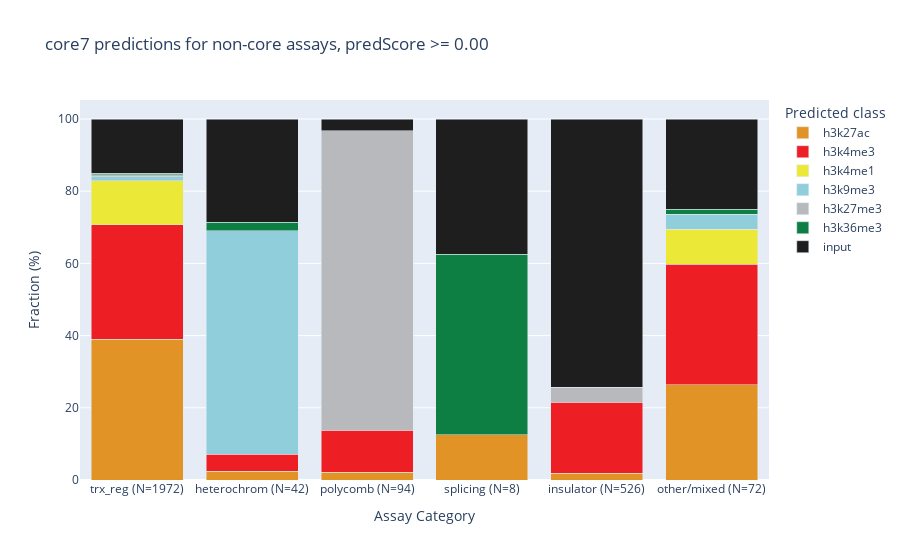
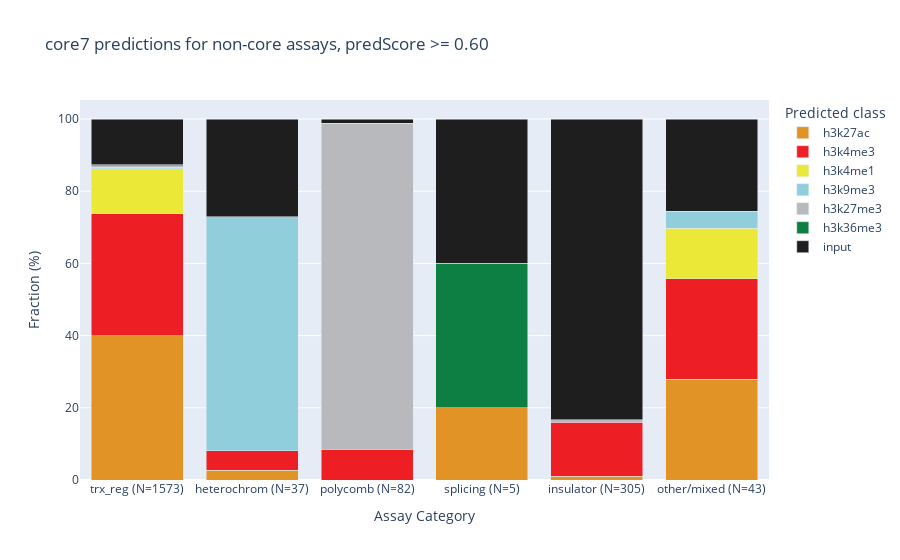
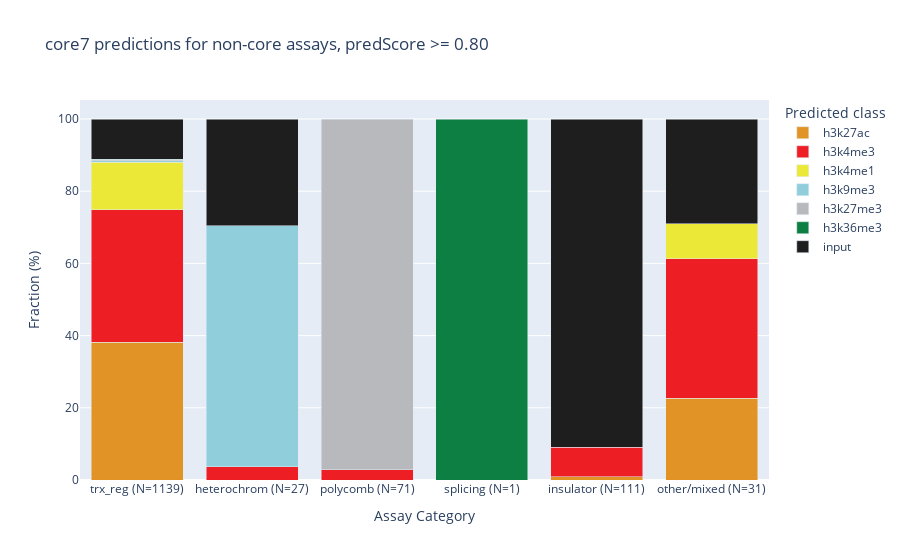

Notebook source saved alongside these figures, in order:
### Code cell
fig_dir = section_fig_dir / "stacked_bar_X_assay_category"
fig_dir.mkdir(parents=False, exist_ok=True)

assay_categories_order = [
    "trx_reg",
    "heterochrom",
    "polycomb",
    "splicing",
    "insulator",
    "other/mixed",
]

for min_pred in [0, 0.6, 0.8]:
    sub_df = df[df["Max pred"] >= min_pred]
    groupby = (
        sub_df.groupby(["assay_category", "Predicted class"])
        .size()
        .reset_index(name="Count")
        .sort_values(by=["assay_category", "Count"], ascending=[True, False])
    )
    groupby["Percentage"] = groupby.groupby("assay_category")["Count"].transform(
        lambda x: (x / x.sum()) * 100
    )

    # Add order for plotting
    groupby["assay_order"] = groupby["Predicted class"].map(assay_epiclass_order)
    groupby = groupby.sort_values(
        by=["assay_category", "assay_order"], ascending=[False, True]
    )

    # Main plot
    fig = px.bar(
        groupby,
        x="assay_category",
        y="Percentage",
        color="Predicted class",
        barmode="stack",
        category_orders={"assay_category": assay_categories_order},
        color_discrete_map=assay_colors,
        title=f"core7 predictions for non-core assays, predScore >= {min_pred:.2f}",
        labels={"Percentage": "Fraction (%)", "assay_category": "Assay Category"},
    )

    # Modify x-axis labels
    total_counts = groupby.groupby("assay_category")["Count"].sum()

    ticktext = [
        f"{assay_category} (N={total_counts[assay_category]})"
        for assay_category in assay_categories_order
    ]
    fig.update_xaxes(tickvals=assay_categories_order, ticktext=ticktext)

    # Save and display
    figname = f"histogram_encode_non-core_assay_epiclass_minPred{min_pred:.2f}"
    fig.write_html(fig_dir / f"{figname}.html")
    fig.write_image(fig_dir / f"{figname}.png")
    fig.write_image(fig_dir / f"{figname}.svg")
    fig.show()

### Figure 1 — Plotly figure (JSON) as saved in the notebook; plotly's stock layout.template omitted (floating-point values rounded to 4 significant figures)
{"data": [{"alignmentgroup": "True", "hovertemplate": "Predicted class=h3k27ac<br>Assay Category=%{x}<br>Fraction (%)=%{y}<extra></extra>", "legendgroup": "h3k27ac", "marker": {"color": "rgb(225,148,37)", "pattern": {"shape": ""}}, "name": "h3k27ac", "offsetgroup": "h3k27ac", "orientation": "v", "showlegend": true, "textposition": "auto", "type": "bar", "x": ["trx_reg", "splicing", "polycomb", "other/mixed", "insulator", "heterochrom"], "xaxis": "x", "y": [39.05, 12.5, 2.128, 26.39, 1.901, 2.381], "yaxis": "y"}, {"alignmentgroup": "True", "hovertemplate": "Predicted class=h3k4me3<br>Assay Category=%{x}<br>Fraction (%)=%{y}<extra></extra>", "legendgroup": "h3k4me3", "marker": {"color": "rgb(238,30,37)", "pattern": {"shape": ""}}, "name": "h3k4me3", "offsetgroup": "h3k4me3", "orientation": "v", "showlegend": true, "textposition": "auto", "type": "bar", "x": ["trx_reg", "polycomb", "other/mixed", "insulator", "heterochrom"], "xaxis": "x", "y": [31.64, 11.7, 33.33, 19.58, 4.762], "yaxis": "y"}, {"alignmentgroup": "True", "hovertemplate": "Predicted class=h3k4me1<br>Assay Category=%{x}<br>Fraction (%)=%{y}<extra></extra>", "legendgroup": "h3k4me1", "marker": {"color": "rgb(236,232,56)", "pattern": {"shape": ""}}, "name": "h3k4me1", "offsetgroup": "h3k4me1", "orientation": "v", "showlegend": true, "textposition": "auto", "type": "bar", "x": ["trx_reg", "other/mixed"], "xaxis": "x", "y": [12.22, 9.722], "yaxis": "y"}, {"alignmentgroup": "True", "hovertemplate": "Predicted class=h3k9me3<br>Assay Category=%{x}<br>Fraction (%)=%{y}<extra></extra>", "legendgroup": "h3k9me3", "marker": {"color": "rgb(144,206,219)", "pattern": {"shape": ""}}, "name": "h3k9me3", "offsetgroup": "h3k9me3", "orientation": "v", "showlegend": true, "textposition": "auto", "type": "bar", "x": ["trx_reg", "other/mixed", "heterochrom"], "xaxis": "x", "y": [1.065, 4.167, 61.9], "yaxis": "y"}, {"alignmentgroup": "True", "hovertemplate": "Predicted class=h3k27me3<br>Assay Category=%{x}<br>Fraction (%)=%{y}<extra></extra>", "legendgroup": "h3k27me3", "marker": {"color": "rgb(184,185,189)", "pattern": {"shape": ""}}, "name": "h3k27me3", "offsetgroup": "h3k27me3", "orientation": "v", "showlegend": true, "textposition": "auto", "type": "bar", "x": ["trx_reg", "polycomb", "insulator"], "xaxis": "x", "y": [0.5578, 82.98, 4.183], "yaxis": "y"}, {"alignmentgroup": "True", "hovertemplate": "Predicted class=h3k36me3<br>Assay Category=%{x}<br>Fraction (%)=%{y}<extra></extra>", "legendgroup": "h3k36me3", "marker": {"color": "rgb(13,127,66)", "pattern": {"shape": ""}}, "name": "h3k36me3", "offsetgroup": "h3k36me3", "orientation": "v", "showlegend": true, "textposition": "auto", "type": "bar", "x": ["trx_reg", "splicing", "other/mixed", "heterochrom"], "xaxis": "x", "y": [0.4564, 50, 1.389, 2.381], "yaxis": "y"}, {"alignmentgroup": "True", "hovertemplate": "Predicted class=input<br>Assay Category=%{x}<br>Fraction (%)=%{y}<extra></extra>", "legendgroup": "input", "marker": {"color": "rgb(30,30,30)", "pattern": {"shape": ""}}, "name": "input", "offsetgroup": "input", "orientation": "v", "showlegend": true, "textposition": "auto", "type": "bar", "x": ["trx_reg", "splicing", "polycomb", "other/mixed", "insulator", "heterochrom"], "xaxis": "x", "y": [15.01, 37.5, 3.191, 25, 74.33, 28.57], "yaxis": "y"}], "layout": {"barmode": "stack", "legend": {"title": {"text": "Predicted class"}, "tracegroupgap": 0}, "title": {"text": "core7 predictions for non-core assays, predScore >= 0.00"}, "xaxis": {"anchor": "y", "categoryarray": ["trx_reg", "heterochrom", "polycomb", "splicing", "insulator", "other/mixed"], "categoryorder": "array", "domain": [0, 1], "ticktext": ["trx_reg (N=1972)", "heterochrom (N=42)", "polycomb (N=94)", "splicing (N=8)", "insulator (N=526)", "other/mixed (N=72)"], "tickvals": ["trx_reg", "heterochrom", "polycomb", "splicing", "insulator", "other/mixed"], "title": {"text": "Assay Category"}}, "yaxis": {"anchor": "x", "domain": [0, 1], "title": {"text": "Fraction (%)"}}}}

### Figure 2 — Plotly figure (JSON) as saved in the notebook; plotly's stock layout.template omitted (floating-point values rounded to 4 significant figures)
{"data": [{"alignmentgroup": "True", "hovertemplate": "Predicted class=h3k27ac<br>Assay Category=%{x}<br>Fraction (%)=%{y}<extra></extra>", "legendgroup": "h3k27ac", "marker": {"color": "rgb(225,148,37)", "pattern": {"shape": ""}}, "name": "h3k27ac", "offsetgroup": "h3k27ac", "orientation": "v", "showlegend": true, "textposition": "auto", "type": "bar", "x": ["trx_reg", "splicing", "other/mixed", "insulator", "heterochrom"], "xaxis": "x", "y": [39.92, 20, 27.91, 0.9836, 2.703], "yaxis": "y"}, {"alignmentgroup": "True", "hovertemplate": "Predicted class=h3k4me3<br>Assay Category=%{x}<br>Fraction (%)=%{y}<extra></extra>", "legendgroup": "h3k4me3", "marker": {"color": "rgb(238,30,37)", "pattern": {"shape": ""}}, "name": "h3k4me3", "offsetgroup": "h3k4me3", "orientation": "v", "showlegend": true, "textposition": "auto", "type": "bar", "x": ["trx_reg", "polycomb", "other/mixed", "insulator", "heterochrom"], "xaxis": "x", "y": [33.88, 8.537, 27.91, 15.08, 5.405], "yaxis": "y"}, {"alignmentgroup": "True", "hovertemplate": "Predicted class=h3k4me1<br>Assay Category=%{x}<br>Fraction (%)=%{y}<extra></extra>", "legendgroup": "h3k4me1", "marker": {"color": "rgb(236,232,56)", "pattern": {"shape": ""}}, "name": "h3k4me1", "offsetgroup": "h3k4me1", "orientation": "v", "showlegend": true, "textposition": "auto", "type": "bar", "x": ["trx_reg", "other/mixed"], "xaxis": "x", "y": [12.4, 13.95], "yaxis": "y"}, {"alignmentgroup": "True", "hovertemplate": "Predicted class=h3k9me3<br>Assay Category=%{x}<br>Fraction (%)=%{y}<extra></extra>", "legendgroup": "h3k9me3", "marker": {"color": "rgb(144,206,219)", "pattern": {"shape": ""}}, "name": "h3k9me3", "offsetgroup": "h3k9me3", "orientation": "v", "showlegend": true, "textposition": "auto", "type": "bar", "x": ["trx_reg", "other/mixed", "heterochrom"], "xaxis": "x", "y": [0.445, 4.651, 64.86], "yaxis": "y"}, {"alignmentgroup": "True", "hovertemplate": "Predicted class=h3k27me3<br>Assay Category=%{x}<br>Fraction (%)=%{y}<extra></extra>", "legendgroup": "h3k27me3", "marker": {"color": "rgb(184,185,189)", "pattern": {"shape": ""}}, "name": "h3k27me3", "offsetgroup": "h3k27me3", "orientation": "v", "showlegend": true, "textposition": "auto", "type": "bar", "x": ["trx_reg", "polycomb", "insulator"], "xaxis": "x", "y": [0.3814, 90.24, 0.6557], "yaxis": "y"}, {"alignmentgroup": "True", "hovertemplate": "Predicted class=h3k36me3<br>Assay Category=%{x}<br>Fraction (%)=%{y}<extra></extra>", "legendgroup": "h3k36me3", "marker": {"color": "rgb(13,127,66)", "pattern": {"shape": ""}}, "name": "h3k36me3", "offsetgroup": "h3k36me3", "orientation": "v", "showlegend": true, "textposition": "auto", "type": "bar", "x": ["trx_reg", "splicing"], "xaxis": "x", "y": [0.2543, 40], "yaxis": "y"}, {"alignmentgroup": "True", "hovertemplate": "Predicted class=input<br>Assay Category=%{x}<br>Fraction (%)=%{y}<extra></extra>", "legendgroup": "input", "marker": {"color": "rgb(30,30,30)", "pattern": {"shape": ""}}, "name": "input", "offsetgroup": "input", "orientation": "v", "showlegend": true, "textposition": "auto", "type": "bar", "x": ["trx_reg", "splicing", "polycomb", "other/mixed", "insulator", "heterochrom"], "xaxis": "x", "y": [12.71, 40, 1.22, 25.58, 83.28, 27.03], "yaxis": "y"}], "layout": {"barmode": "stack", "legend": {"title": {"text": "Predicted class"}, "tracegroupgap": 0}, "title": {"text": "core7 predictions for non-core assays, predScore >= 0.60"}, "xaxis": {"anchor": "y", "categoryarray": ["trx_reg", "heterochrom", "polycomb", "splicing", "insulator", "other/mixed"], "categoryorder": "array", "domain": [0, 1], "ticktext": ["trx_reg (N=1573)", "heterochrom (N=37)", "polycomb (N=82)", "splicing (N=5)", "insulator (N=305)", "other/mixed (N=43)"], "tickvals": ["trx_reg", "heterochrom", "polycomb", "splicing", "insulator", "other/mixed"], "title": {"text": "Assay Category"}}, "yaxis": {"anchor": "x", "domain": [0, 1], "title": {"text": "Fraction (%)"}}}}

### Figure 3 — Plotly figure (JSON) as saved in the notebook; plotly's stock layout.template omitted (floating-point values rounded to 4 significant figures)
{"data": [{"alignmentgroup": "True", "hovertemplate": "Predicted class=h3k27ac<br>Assay Category=%{x}<br>Fraction (%)=%{y}<extra></extra>", "legendgroup": "h3k27ac", "marker": {"color": "rgb(225,148,37)", "pattern": {"shape": ""}}, "name": "h3k27ac", "offsetgroup": "h3k27ac", "orientation": "v", "showlegend": true, "textposition": "auto", "type": "bar", "x": ["trx_reg", "other/mixed", "insulator"], "xaxis": "x", "y": [38.1, 22.58, 0.9009], "yaxis": "y"}, {"alignmentgroup": "True", "hovertemplate": "Predicted class=h3k4me3<br>Assay Category=%{x}<br>Fraction (%)=%{y}<extra></extra>", "legendgroup": "h3k4me3", "marker": {"color": "rgb(238,30,37)", "pattern": {"shape": ""}}, "name": "h3k4me3", "offsetgroup": "h3k4me3", "orientation": "v", "showlegend": true, "textposition": "auto", "type": "bar", "x": ["trx_reg", "polycomb", "other/mixed", "insulator", "heterochrom"], "xaxis": "x", "y": [36.79, 2.817, 38.71, 8.108, 3.704], "yaxis": "y"}, {"alignmentgroup": "True", "hovertemplate": "Predicted class=h3k4me1<br>Assay Category=%{x}<br>Fraction (%)=%{y}<extra></extra>", "legendgroup": "h3k4me1", "marker": {"color": "rgb(236,232,56)", "pattern": {"shape": ""}}, "name": "h3k4me1", "offsetgroup": "h3k4me1", "orientation": "v", "showlegend": true, "textposition": "auto", "type": "bar", "x": ["trx_reg", "other/mixed"], "xaxis": "x", "y": [13.17, 9.677], "yaxis": "y"}, {"alignmentgroup": "True", "hovertemplate": "Predicted class=h3k9me3<br>Assay Category=%{x}<br>Fraction (%)=%{y}<extra></extra>", "legendgroup": "h3k9me3", "marker": {"color": "rgb(144,206,219)", "pattern": {"shape": ""}}, "name": "h3k9me3", "offsetgroup": "h3k9me3", "orientation": "v", "showlegend": true, "textposition": "auto", "type": "bar", "x": ["trx_reg", "heterochrom"], "xaxis": "x", "y": [0.439, 66.67], "yaxis": "y"}, {"alignmentgroup": "True", "hovertemplate": "Predicted class=h3k27me3<br>Assay Category=%{x}<br>Fraction (%)=%{y}<extra></extra>", "legendgroup": "h3k27me3", "marker": {"color": "rgb(184,185,189)", "pattern": {"shape": ""}}, "name": "h3k27me3", "offsetgroup": "h3k27me3", "orientation": "v", "showlegend": true, "textposition": "auto", "type": "bar", "x": ["trx_reg", "polycomb"], "xaxis": "x", "y": [0.1756, 97.18], "yaxis": "y"}, {"alignmentgroup": "True", "hovertemplate": "Predicted class=h3k36me3<br>Assay Category=%{x}<br>Fraction (%)=%{y}<extra></extra>", "legendgroup": "h3k36me3", "marker": {"color": "rgb(13,127,66)", "pattern": {"shape": ""}}, "name": "h3k36me3", "offsetgroup": "h3k36me3", "orientation": "v", "showlegend": true, "textposition": "auto", "type": "bar", "x": ["trx_reg", "splicing"], "xaxis": "x", "y": [0.1756, 100], "yaxis": "y"}, {"alignmentgroup": "True", "hovertemplate": "Predicted class=input<br>Assay Category=%{x}<br>Fraction (%)=%{y}<extra></extra>", "legendgroup": "input", "marker": {"color": "rgb(30,30,30)", "pattern": {"shape": ""}}, "name": "input", "offsetgroup": "input", "orientation": "v", "showlegend": true, "textposition": "auto", "type": "bar", "x": ["trx_reg", "other/mixed", "insulator", "heterochrom"], "xaxis": "x", "y": [11.15, 29.03, 90.99, 29.63], "yaxis": "y"}], "layout": {"barmode": "stack", "legend": {"title": {"text": "Predicted class"}, "tracegroupgap": 0}, "title": {"text": "core7 predictions for non-core assays, predScore >= 0.80"}, "xaxis": {"anchor": "y", "categoryarray": ["trx_reg", "heterochrom", "polycomb", "splicing", "insulator", "other/mixed"], "categoryorder": "array", "domain": [0, 1], "ticktext": ["trx_reg (N=1139)", "heterochrom (N=27)", "polycomb (N=71)", "splicing (N=1)", "insulator (N=111)", "other/mixed (N=31)"], "tickvals": ["trx_reg", "heterochrom", "polycomb", "splicing", "insulator", "other/mixed"], "title": {"text": "Assay Category"}}, "yaxis": {"anchor": "x", "domain": [0, 1], "title": {"text": "Fraction (%)"}}}}
